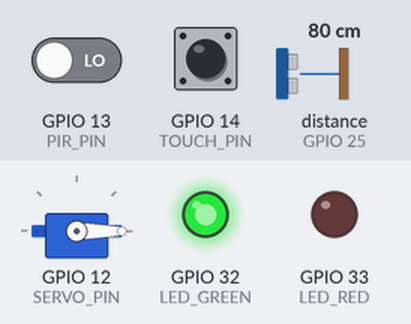
The sketch below on a simulated ESP32. Shown: servo, output pins drawn as LEDs (lit = HIGH). Wiring (inferred from the names in the program): ultrasonic range finder: trigger GPIO 26; echo GPIO 25. The inputs (shaded band) are chosen by the test bench; at power-on: distance to the obstacle (sensor on GPIO 25) 80 cm, GPIO 13 (PIR_PIN) LOW, GPIO 14 (TOUCH_PIN) LOW. The echo pulse lasts 58.3 µs per cm; WiFi joins after 1.5 s; servers stay silent unless stated; pins used as bus, display or sensor lines are not drawn.

Above: at 2.7 s.
2.8 s: distance to the obstacle (sensor on GPIO 25) set to 10 cm
4.3 s: distance to the obstacle (sensor on GPIO 25) set to 7 cm
At 5.5 s:
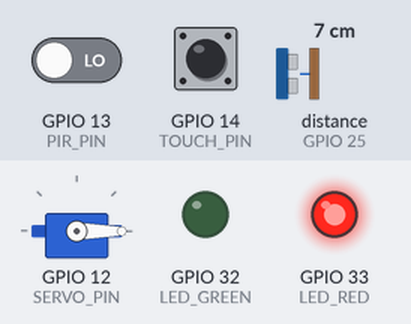
5.8 s: GPIO 13 (PIR_PIN) driven HIGH
At 6.1 s:
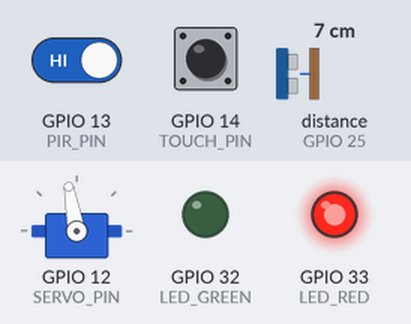
11.8 s: distance to the obstacle (sensor on GPIO 25) set to 21 cm
At 12.18 s:
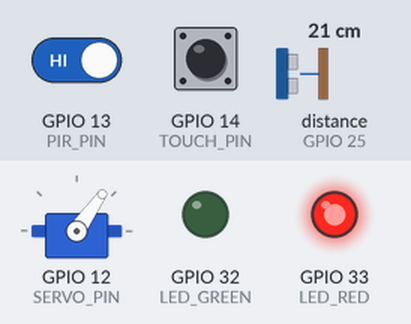
14.8 s: distance to the obstacle (sensor on GPIO 25) set to 16 cm
Timing chart, 0 to 21.6 s (numbered marks = the images above; inputs shaded):
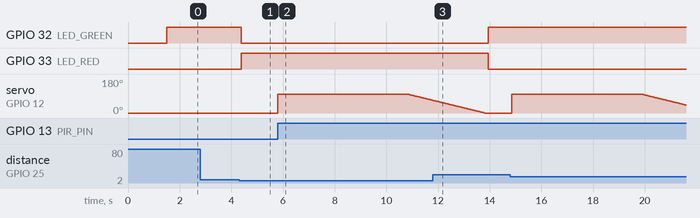

Measured:
- the behaviour switches between 9 and 8 cm on distance to the obstacle (sensor on GPIO 25) (found by bisection; images 0 and 1)
- after the input at 2.8 s, every drawn part: stays the same
- after the input at 4.3 s, GPIO 32 (LED_GREEN): HIGH → LOW after 0.09 s; GPIO 33 (LED_RED): LOW → HIGH after 0.09 s
- after the input at 11.8 s, GPIO 32 (LED_GREEN): LOW → HIGH after 2.1 s; GPIO 33 (LED_RED): HIGH → LOW after 2.1 s; servo on GPIO 12 (SERVO_PIN): goes on until 13.8 s, then stays 0°

The sketch:

system_one.ino
```cpp
#include <WiFi.h>
#include <ESP32Servo.h>

// --- Configuration ---
const char* ssid = "Your_MiFi_Name";
const char* password = "Your_Password";

// Pins
#define PIR_PIN 13
#define TOUCH_PIN 14
#define SERVO_PIN 12
#define TRIG_PIN 26
#define ECHO_PIN 25
#define LED_RED 33
#define LED_GREEN 32

// Constants
const int BIN_HEIGHT = 50; // cm
const int CLOSE_ANGLE = 0;
const int OPEN_ANGLE = 100;

// Global Variables (Shared between cores)
float fillLevel = 0;
String binStatus = "Empty";
bool isCritical = false;
unsigned long touchStartTime = 0;

Servo myServo;
WiFiServer server(80);

// --- Task Handles ---
TaskHandle_t SensorTask;

void setup() {
  Serial.begin(115200);

  pinMode(PIR_PIN, INPUT);
  pinMode(TOUCH_PIN, INPUT);
  pinMode(TRIG_PIN, OUTPUT);
  pinMode(ECHO_PIN, INPUT);
  pinMode(LED_RED, OUTPUT);
  pinMode(LED_GREEN, OUTPUT);

  myServo.attach(SERVO_PIN);
  myServo.write(CLOSE_ANGLE);

  // 1. Static IP Configuration
  IPAddress local_IP(192, 168, 1, 100);
  IPAddress gateway(192, 168, 1, 1);
  IPAddress subnet(255, 255, 255, 0);
  WiFi.config(local_IP, gateway, subnet);

  WiFi.begin(ssid, password);
  while (WiFi.status() != WL_CONNECTED) delay(500);
  server.begin();

  // 2. Create the Sensor Task on Core 1
  xTaskCreatePinnedToCore(SensorLoop, "SensorTask", 10000, NULL, 1, &SensorTask, 1);
}

// --- CORE 1: SENSOR & SERVO LOGIC ---
void SensorLoop(void * pvParameters) {
  for (;;) {
    // A. Measure Distance
    digitalWrite(TRIG_PIN, LOW); delayMicroseconds(2);
    digitalWrite(TRIG_PIN, HIGH); delayMicroseconds(10);
    digitalWrite(TRIG_PIN, LOW);
    long duration = pulseIn(ECHO_PIN, HIGH);
    float distance = duration * 0.034 / 2;

    // B. Calculate Fill Level
    fillLevel = ((BIN_HEIGHT - distance) / (float)BIN_HEIGHT) * 100;
    if (fillLevel < 0) fillLevel = 0;

    // C. PIR + Distance Lid Logic
    if (digitalRead(PIR_PIN) == HIGH && distance < 20) {
        // Quick Open
        myServo.write(OPEN_ANGLE);
        delay(5000); // Keep open for 5 seconds

        // Slow Close (Accident Prevention)
        for (int pos = OPEN_ANGLE; pos >= CLOSE_ANGLE; pos--) {
          myServo.write(pos);
          delay(30); // Higher delay = slower close
        }
    }

    // D. Touch Sensor 30s Logic
    if (digitalRead(TOUCH_PIN) == HIGH || distance < 3) {
      if (touchStartTime == 0) touchStartTime = millis();
      if (millis() - touchStartTime > 30000) isCritical = true;
    } else {
      touchStartTime = 0;
      isCritical = false;
    }

    // E. Status Logic
    if (isCritical) {
      binStatus = "CRITICAL - FULL";
      digitalWrite(LED_RED, HIGH);
      digitalWrite(LED_GREEN, LOW);
    } else if (fillLevel > 80) {
      binStatus = "Full (Alert)";
      digitalWrite(LED_RED, HIGH);
      digitalWrite(LED_GREEN, LOW);
    } else {
      binStatus = "Normal";
      digitalWrite(LED_RED, LOW);
      digitalWrite(LED_GREEN, HIGH);
    }

    vTaskDelay(100 / portTICK_PERIOD_MS); // Small rest for CPU
  }
}

// --- CORE 0: WEB SERVER (runs in default loop) ---
void loop() {
  WiFiClient client = server.available();
  if (client) {
    String currentLine = "";
    while (client.connected()) {
      if (client.available()) {
        char c = client.read();
        if (c == '\n') {
          if (currentLine.length() == 0) {
            // Send HTML Dashboard
            client.println("HTTP/1.1 200 OK");
            client.println("Content-type:text/html");
            client.println();
            client.print("<html><head><meta http-equiv='refresh' content='2'>"); // Auto refresh every 2s
            client.print("<style>body{font-family:sans-serif; text-align:center; padding-top:50px;}");
            client.print(".status-card{display:inline-block; padding:20px; border-radius:10px; border:2px solid #ccc;}");
            client.print("</style></head><body>");
            client.print("<h1>Smart Waste Dashboard</h1>");
            client.print("<div class='status-card'>");
            client.print("<h2>Fill Level: " + String(fillLevel) + "%</h2>");
            client.print("<h3 style='color:" + String(isCritical || fillLevel > 80 ? "red" : "green") + "'>Status: " + binStatus + "</h3>");
            client.print("</div></body></html>");
            break;
          } else { currentLine = ""; }
        } else if (c != '\r') { currentLine += c; }
      }
    }
    client.stop();
  }
}
```
